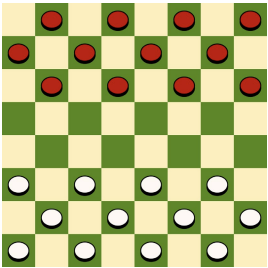
#> input picture CheckerBoardProject/img.png, 268 x 268 px
$ python hw1_1.py img.png
#> lines starting #> are read from the running program, lines starting #| are printed output that depends on the picture; after the words box and inside, x2 and y2 are one past the last pixel; in counts of white or black regions, pixels touching at a corner belong together
import cv2
import numpy as np
import sys
import argparse

def parse_arguments() -> argparse.Namespace:
    parser = argparse.ArgumentParser(description='체커보드 크기 검출 프로그램')
    parser.add_argument('image_path', help='체커보드 이미지 경로')
    return parser.parse_args()

def resize_image(image: cv2.Mat, min_size: int = 500, max_size: int = 1000) -> cv2.Mat:
    # 입력 이미지 크기 조절
    # height, width 중 더 큰 값을 기준으로 정방형 행렬로 조절해주는 함수
    height, width = image.shape[:2]
    scale = 1.0

    if min(height, width) < min_size:
        scale = min_size / min(height, width)
    elif max(height, width) > max_size:
        scale = max_size / max(height, width)

    if scale != 1.0:
        resized_image = cv2.resize(image, None, fx=scale, fy=scale, interpolation=cv2.INTER_CUBIC)
        return resized_image
    return image

def preprocess_image(image: cv2.Mat) -> cv2.Mat:
    # 노이즈 제거를 위한 블러링
    blurred = cv2.GaussianBlur(image, (5, 5), 0)
    # 대비 조절 (히스토그램 평활화)
    equalized = cv2.equalizeHist(blurred)
    # Canny 엣지 검출
    edges = cv2.Canny(equalized, 50, 150, apertureSize=3)
    return edges

def detect_lines(edges: cv2.Mat) -> tuple[np.ndarray|None, np.ndarray|None]:
    # 허프 변환을 이용하여 직선 검출
    lines = cv2.HoughLines(edges, 1, np.pi / 180, 150)
    if lines is None:
        print("직선을 찾을 수 없습니다.")
        return None, None

    # 수평선과 수직선 분류
    horizontal_lines = []
    vertical_lines = []

    for line in lines:
        rho, theta = line[0]
        angle = theta * (180 / np.pi)
        if (angle < 10 or angle > 170):
            # 수직선
            vertical_lines.append((rho, theta))
        elif (80 < angle < 100):
            # 수평선
            horizontal_lines.append((rho, theta))

    if len(horizontal_lines) == 0 or len(vertical_lines) == 0:
        print("수평선 또는 수직선을 충분히 찾을 수 없습니다.")
        return None, None

    return horizontal_lines, vertical_lines

def compute_line_points(lines: np.ndarray, img_shape: tuple) -> list:
    # 이미지의 크기를 이용하여 직선의 시작점과 끝점을 계산
    line_points = []
    for rho, theta in lines:
        a = np.cos(theta)
        b = np.sin(theta)
        x0 = a * rho
        y0 = b * rho
        # 직선의 시작점과 끝점 계산
        x1 = int(x0 + 1000 * (-b))
        y1 = int(y0 + 1000 * (a))
        x2 = int(x0 - 1000 * (-b))
        y2 = int(y0 - 1000 * (a))
        line_points.append(((x1, y1), (x2, y2)))
    return line_points

def find_intersections(h_lines: list, v_lines: list) -> np.ndarray:
    # 수평선과 수직선의 교차점 계산
    intersections = []
    for h_line in h_lines:
        for v_line in v_lines:
            pt = compute_intersection(h_line, v_line)
            if pt is not None:
                intersections.append(pt)
    return np.array(intersections)

def compute_intersection(line1: tuple, line2: tuple) -> tuple | None:
    # 두 직선의 교차점을 계산
    (x1, y1), (x2, y2) = line1
    (x3, y3), (x4, y4) = line2

    denominator = (x1 - x2) * (y3 - y4) - (y1 - y2) * (x3 - x4)
    if denominator == 0:
        return None  # 평행선

    px = ((x1 * y2 - y1 * x2)*(x3 - x4) - (x1 - x2)*(x3 * y4 - y3 * x4)) / denominator
    py = ((x1 * y2 - y1 * x2)*(y3 - y4) - (y1 - y2)*(x3 * y4 - y3 * x4)) / denominator

    return int(px), int(py)

def cluster_points(points: np.ndarray, distance_threshold: int = 20) -> np.ndarray:
    # points를 클러스터링하여 중복 제거
    clustered_points = []
    for point in points:
        if not any(np.linalg.norm(point - np.array(other_point)) < distance_threshold for other_point in clustered_points):
            clustered_points.append(point)
    return np.array(clustered_points)

def sort_grid_points(points: np.ndarray) -> tuple[int, int]:
    # points를 그리드 형태로 정렬하고 행과 열의 개수를 계산
    # y 좌표 기준으로 정렬하여 행 분류
    sorted_points = points[points[:,1].argsort()]
    rows = []
    current_row = [sorted_points[0]]
    for point in sorted_points[1:]:
        if abs(point[1] - current_row[-1][1]) < 20:
            current_row.append(point)
        else:
            rows.append(current_row)
            current_row = [point]
    rows.append(current_row)

    # 각 행에서 x 좌표로 정렬
    for row in rows:
        row.sort(key=lambda p: p[0])

    num_rows = len(rows)
    num_cols = max(len(row) for row in rows)

    return num_cols - 1, num_rows - 1  # 내부 교차점 개수이므로 -1

def visualize_result(image: cv2.Mat, points: np.ndarray, h_lines_points: list, v_lines_points: list):
    image_color = cv2.cvtColor(image, cv2.COLOR_GRAY2BGR)
    # 교차점 표시
    for point in points:
        cv2.circle(image_color, tuple(point), 5, (0, 0, 255), -1)
    # 선분 표시
    for line in h_lines_points + v_lines_points:
        cv2.line(image_color, line[0], line[1], (0, 255, 0), 1)
    cv2.imshow('Result', image_color)
    cv2.waitKey(0)

def main():
    args = parse_arguments()
    image: cv2.Mat = cv2.imread(args.image_path, cv2.IMREAD_GRAYSCALE)
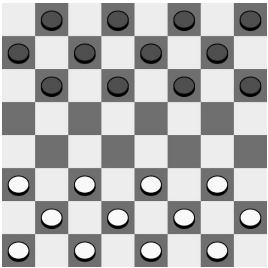
#> image: shape (268, 268); min 0, max 255, mean 176.2
    if image is None:
        print(f"이미지 파일을 불러올 수 없습니다. : '{args.image_path}'")
        sys.exit(1)

    image = resize_image(image)
#> in resize_image, `resized_image = cv2.resize(image, None, fx=scale, fy=scale, interpolat..`:
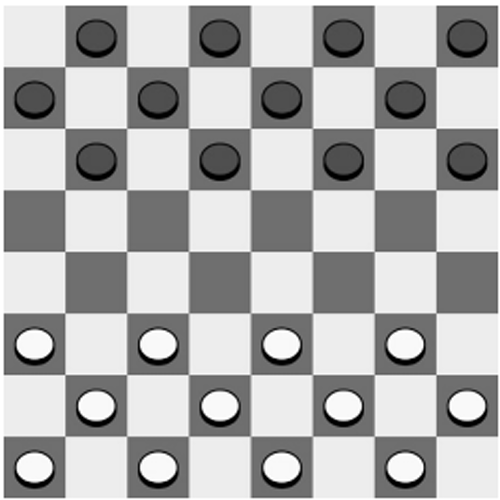
#> resized_image: shape (500, 500); min 0, max 255, mean 176.1

    edges = preprocess_image(image)
#> in preprocess_image, `equalized = cv2.equalizeHist(blurred)`:
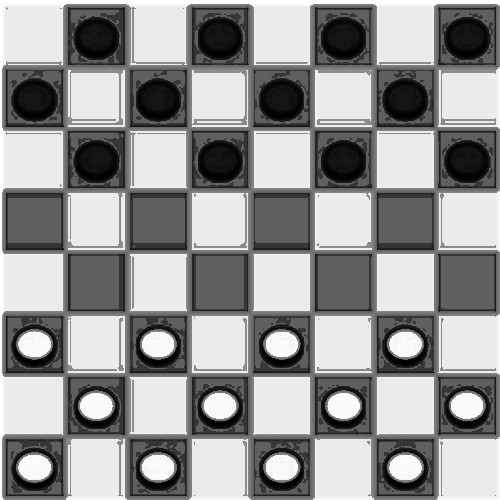
#> equalized: shape (500, 500); min 0, max 255, mean 149.4
#> in preprocess_image, `edges = cv2.Canny(equalized, 50, 150, apertureSize=3)`:
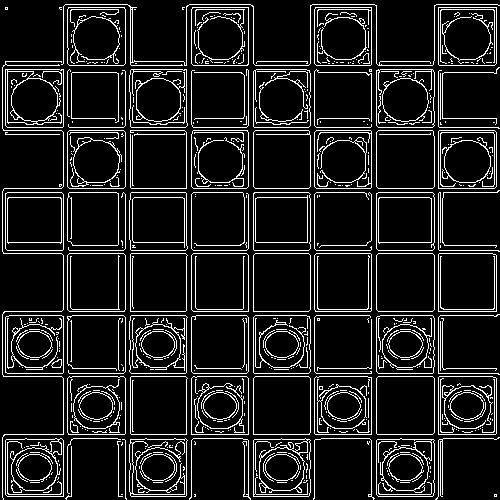
#> edges: shape (500, 500); 12.1% white in thin lines or dots

    h_lines, v_lines = detect_lines(edges)
#> in detect_lines, `lines = cv2.HoughLines(edges, 1, np.pi / 180, 150)`: lines = 105 rows, first 8: [438, 0], [434, 1.57], [63, 0], [253, 0], [248, 0], [311, 1.57], [186, 0], [373, 1.57]
#> the loop in detect_lines, `for line in lines:` made 105 passes
#> (rho, theta, angle) on passes 1 to 12: (438, 0, 0), (434, 1.57, 90), (63, 0, 0), (253, 0, 0), (248, 0, 0), (311, 1.57, 90), (186, 0, 0), (373, 1.57, 90), (371, 0, 0), (376, 0, 0), (125, 0, 0), (314, 0, 0)
#> after the loop in detect_lines, `for line in lines:`: horizontal_lines = 44 pairs, first value 4 to 496, second value 1.54 to 1.61; vertical_lines = 51 pairs, first value -489 to 496, second value 0 to 3.12
#> h_lines has the same summary as horizontal_lines in detect_lines; v_lines has the same summary as vertical_lines in detect_lines
    if h_lines is None or v_lines is None:
        sys.exit(1)

    # 직선의 시작점과 끝점 계산
    h_lines_points = compute_line_points(h_lines, image.shape)
#> the loop in compute_line_points, `for rho, theta in lines:` made 44 passes
#> (rho, theta, a, b, x0, y0, x1, y1) on passes 1 to 12: (434, 1.57, -4.37e-08, 1, -1.9e-05, 434, -1000, 433), (311, 1.57, -4.37e-08, 1, -1.36e-05, 311, -1000, 310), (373, 1.57, -4.37e-08, 1, -1.63e-05, 373, -1000, 372), (127, 1.57, -4.37e-08, 1, -5.55e-06, 127, -1000, 126), (250, 1.57, -4.37e-08, 1, -1.09e-05, 250, -1000, 249), (130, 1.57, -4.37e-08, 1, -5.68e-06, 130, -1000, 129), (188, 1.57, -4.37e-08, 1, -8.22e-06, 188, -1000, 187), (253, 1.57, -4.37e-08, 1, -1.11e-05, 253, -1000, 252), (65, 1.57, -4.37e-08, 1, -2.84e-06, 65, -1000, 64), (376, 1.57, -4.37e-08, 1, -1.64e-05, 376, -1000, 375), (192, 1.57, -4.37e-08, 1, -8.39e-06, 192, -1000, 191), (315, 1.57, -4.37e-08, 1, -1.38e-05, 315, -1000, 314)
#> after the loop in compute_line_points, `for rho, theta in lines:`: line_points = 44 items
#> h_lines_points = 44 items
    v_lines_points = compute_line_points(v_lines, image.shape)
#> the loop in compute_line_points (call 2), `for rho, theta in lines:` made 51 passes
#> (rho, theta) on passes 8 to 19: (125, 0), (314, 0), (191, 0), (440, 0), (67, 0), (310, 0), (434, 0), (132, 0), (118, 0), (130, 0), (442, 0), (71, 0)
#> (rho, theta, x0, x1, x2) on passes 1 to 6: (438, 0, 438, 438, 438), (63, 0, 63, 63, 63), (253, 0, 253, 253, 253), (248, 0, 248, 248, 248), (186, 0, 186, 186, 186), (371, 0, 371, 371, 371)

    # 교차점 계산
    intersections = find_intersections(h_lines_points, v_lines_points)
#> the loop in find_intersections, `for h_line in h_lines:` made 44 passes
#> h_line on passes 1 to 12: ((-1000, 433), (999, 434)), ((-1000, 310), (999, 311)), ((-1000, 372), (999, 373)), ((-1000, 126), (999, 127)), ((-1000, 249), (999, 250)), ((-1000, 129), (999, 130)), ((-1000, 187), (999, 188)), ((-1000, 252), (999, 253)), ((-1000, 64), (999, 65)), ((-1000, 375), (999, 376)), ((-1000, 191), (999, 192)), ((-1000, 314), (999, 315))
    if len(intersections) == 0:
        print("교차점을 찾을 수 없습니다.")
        sys.exit(1)

    # 교차점 클러스터링 (분류)
    clustered_points = cluster_points(intersections)
#> the loop in cluster_points, `for point in points:` made 2244 passes
#> point on passes 1 to 3: [438, 433], [63, 433], [253, 433]
    if len(clustered_points) == 0:
        print("코너로 선택된 점들을 클러스터링할 수 없습니다.")
        sys.exit(1)

    # 칸 수 계산
    num_squares_x, num_squares_y = sort_grid_points(clustered_points)
#> the loop in sort_grid_points, `for point in sorted_points[1:]:` made 80 passes
#> point on passes 1 to 12: [253, 6], [63, 6], [2, 6], [438, 6], [314, 6], [125, 6], [371, 6], [496, 6], [496, 64], [2, 64], [125, 64], [438, 64]
#> the loop in sort_grid_points, `for row in rows:` made 9 passes

    # 클러스터링 된 포인트가 이미지 잡음에 의해 오류가 발생하는 경우가 존재해서
    # num_squares_x와 num_squares_y 중 더 작은 값을 사용해주었다.
    result = min(num_squares_x, num_squares_y)

    print(f"체커보드 크기: {result} x {result}")
#| 체커보드 크기: 8 x 8

    # 결과 시각화
    visualize_result(image, clustered_points, h_lines_points, v_lines_points)
#> the loop in visualize_result, `for point in points:` made 81 passes
#> point on passes 1 to 12: [438, 433], [63, 433], [253, 433], [186, 433], [371, 433], [125, 433], [314, 433], [496, 433], [2, 433], [438, 310], [63, 310], [253, 310]
#> after the loop in visualize_result, `for point in points:`:
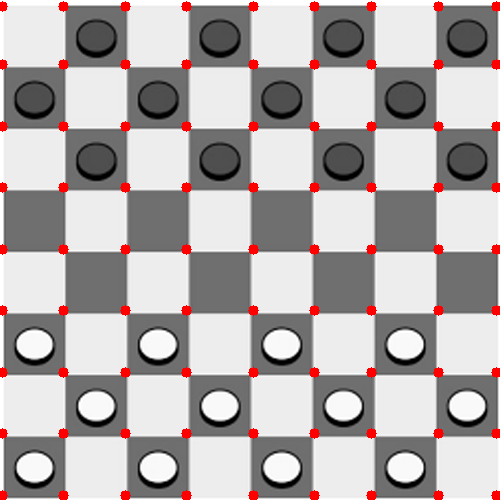
#> image_color: shape (500, 500, 3); mean B, G, R 171.5, 171.5, 177.9
#> the loop in visualize_result, `for line in h_lines_points + v_lines_points:` made 95 passes
#> after the loop in visualize_result, `for line in h_lines_points + v_lines_points:`:
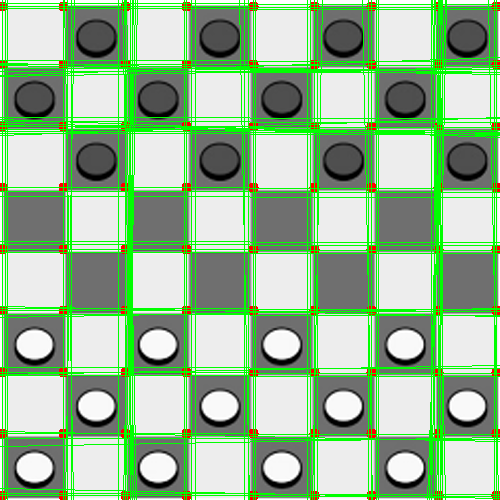
#> image_color: shape (500, 500, 3); 16.42% of pixels changed, all inside (x1, y1, x2, y2) = (0, 0, 500, 500)

    cv2.destroyAllWindows()

if __name__ == "__main__":
    main()
